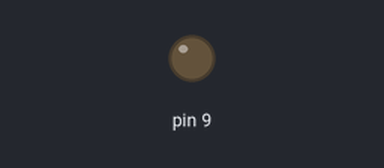
This sketch was run on a simulated Arduino Uno, built with avr-gcc and run on an emulated ATmega328P. Shown: output pins drawn as LEDs (lit = HIGH).

Above: at 0.4 s.
At 5.3 s:
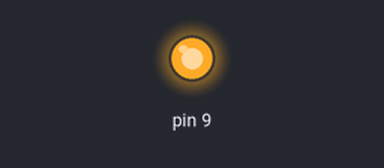
Timing chart, 0 to 6.9 s (numbered marks = the images above):
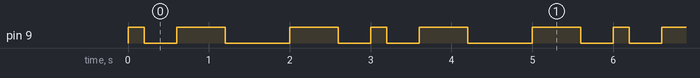

Measured:
- by itself, pin 9: repeats every 3.0 s: LOW 0.40 s, HIGH 0.60 s, LOW 0.80 s, HIGH 0.60 s, LOW 0.40 s, HIGH 0.20 s
- by itself, everything shown: repeats every 3.0 s, in 6 steps

The sketch:

task1.ino
```cpp
void setup() {
  // put your setup code here, to run once:
  pinMode(9, OUTPUT);
}

void loop()
{
  digitalWrite(9, HIGH);
  delay(200);
  digitalWrite(9, LOW);
  delay(400);
  digitalWrite(9, HIGH);
  delay(600);
  digitalWrite(9, LOW);
  delay(800);
  digitalWrite(9, HIGH);
  delay(600);
  digitalWrite(9, LOW);
  delay(400);

}
```
